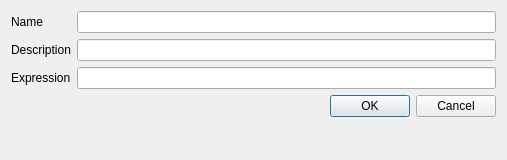
<?xml version="1.0" encoding="UTF-8"?>
<ui version="4.0">
 <class>NewListDialog</class>
 <widget class="QDialog" name="NewListDialog">
  <property name="geometry">
   <rect>
    <x>0</x>
    <y>0</y>
    <width>507</width>
    <height>160</height>
   </rect>
  </property>
  <property name="windowTitle">
   <string>Dialog</string>
  </property>
  <layout class="QFormLayout" name="formLayout">
   <item row="0" column="0">
    <widget class="QLabel" name="nameLabel">
     <property name="text">
      <string>Name</string>
     </property>
    </widget>
   </item>
   <item row="0" column="1">
    <widget class="QLineEdit" name="lineEditName"/>
   </item>
   <item row="1" column="0">
    <widget class="QLabel" name="descLabel">
     <property name="text">
      <string>Description</string>
     </property>
    </widget>
   </item>
   <item row="1" column="1">
    <widget class="QLineEdit" name="lineEditDesc"/>
   </item>
   <item row="2" column="0">
    <widget class="QLabel" name="exprLabel">
     <property name="text">
      <string>Expression</string>
     </property>
    </widget>
   </item>
   <item row="2" column="1">
    <widget class="QLineEdit" name="lineEditExpr"/>
   </item>
   <item row="3" column="1">
    <widget class="QDialogButtonBox" name="buttonBox">
     <property name="orientation">
      <enum>Qt::Horizontal</enum>
     </property>
     <property name="standardButtons">
      <set>QDialogButtonBox::Cancel|QDialogButtonBox::Ok</set>
     </property>
    </widget>
   </item>
  </layout>
 </widget>
 <resources/>
 <connections>
  <connection>
   <sender>buttonBox</sender>
   <signal>accepted()</signal>
   <receiver>NewListDialog</receiver>
   <slot>accept()</slot>
   <hints>
    <hint type="sourcelabel">
     <x>290</x>
     <y>133</y>
    </hint>
    <hint type="destinationlabel">
     <x>157</x>
     <y>159</y>
    </hint>
   </hints>
  </connection>
  <connection>
   <sender>buttonBox</sender>
   <signal>rejected()</signal>
   <receiver>NewListDialog</receiver>
   <slot>reject()</slot>
   <hints>
    <hint type="sourcelabel">
     <x>358</x>
     <y>139</y>
    </hint>
    <hint type="destinationlabel">
     <x>286</x>
     <y>159</y>
    </hint>
   </hints>
  </connection>
 </connections>
</ui>
